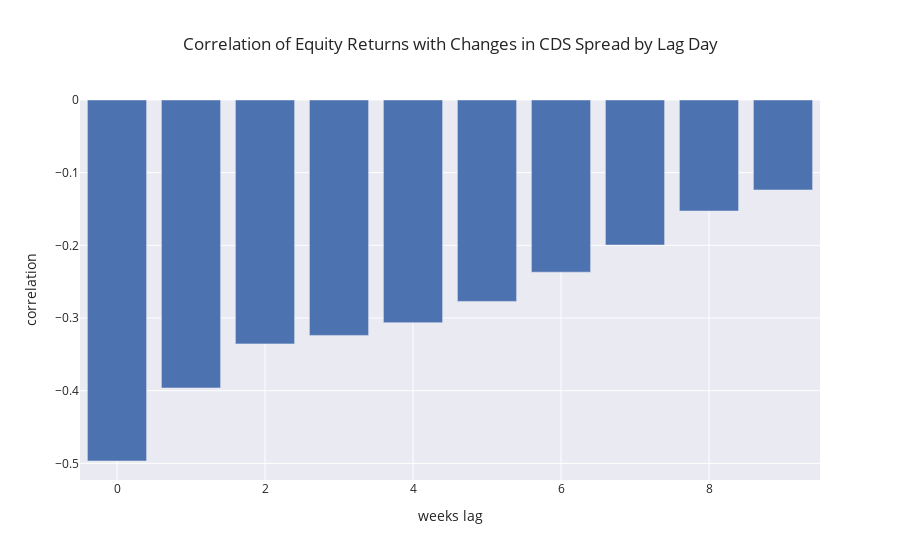

Notebook code cell kept with this figure:
### Markdown cell above
There are undoudtedly many instances where the changes happen on the same day and simply creating models with no lag with a full week as the period of analysis would be using future data to make predictions of the future. However, it would be interesting to see if the correlation increases if we decreas the period of analysis from a week to a day.

Here we do see that the correlation with a one day period as oppossed to a one week period does have a higher correlation (0.3962 vs 0.3461).

### Code cell
df_daily_data = utils.get_daily_data()
corrs = [df_daily_data.r_spread.corr(df_daily_data.r_equity.shift(w)) for w in range(10)]
utils.px.bar(
    x=list(range(10)),
    y=corrs,
    title="Correlation of Equity Returns with Changes in CDS Spread by Lag Day",
    labels=dict(y="correlation", x="weeks lag")
)

### Figure 1 — Plotly figure (JSON) as saved in the notebook; plotly's stock layout.template omitted (floating-point values rounded to 4 significant figures)
{"data": [{"alignmentgroup": "True", "hovertemplate": "weeks lag=%{x}<br>correlation=%{y}<extra></extra>", "legendgroup": "", "marker": {"color": "rgb(76,114,176)"}, "name": "", "offsetgroup": "", "orientation": "v", "showlegend": false, "textposition": "auto", "type": "bar", "x": [0, 1, 2, 3, 4, 5, 6, 7, 8, 9], "xaxis": "x", "y": [-0.4968, -0.3963, -0.3356, -0.3239, -0.3065, -0.2772, -0.2369, -0.1996, -0.1528, -0.1238], "yaxis": "y"}], "layout": {"barmode": "relative", "legend": {"tracegroupgap": 0}, "title": {"text": "Correlation of Equity Returns with Changes in CDS Spread by Lag Day"}, "xaxis": {"anchor": "y", "domain": [0, 1], "title": {"text": "weeks lag"}}, "yaxis": {"anchor": "x", "domain": [0, 1], "title": {"text": "correlation"}}}}
